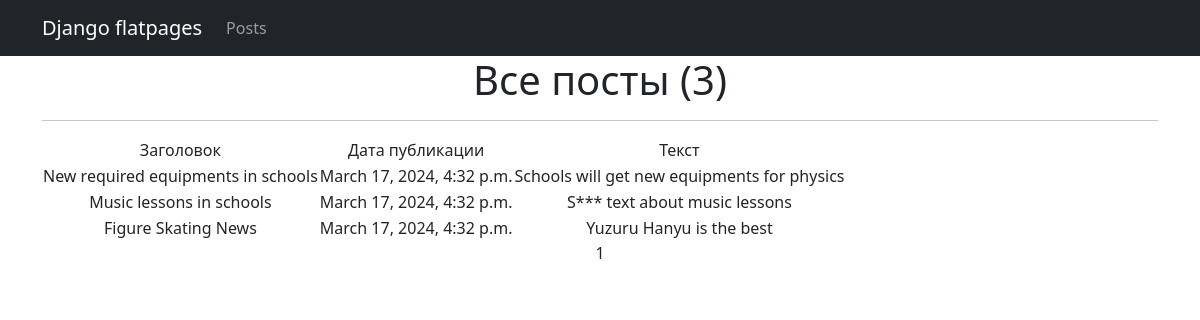
The app's page /posts/, older data.
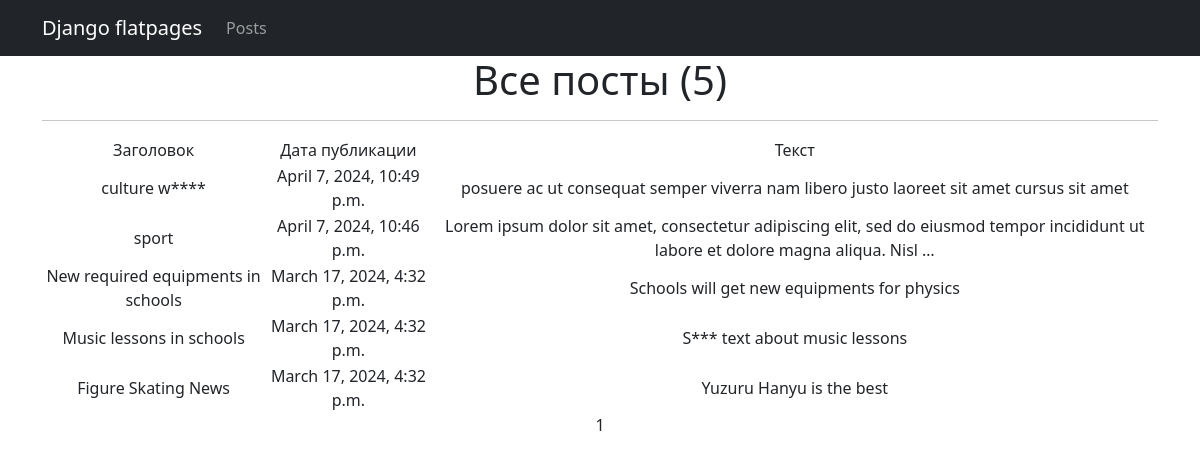
The same page, newer data.
### news/models.py (models this page shows, shortened)
class Post(models.Model):
    article = 'A'
    news = 'N'
    POSITIONS = [
        (article, 'Статья'),
        (news, 'Новость')
    ]
    author = models.ForeignKey(Author, on_delete = models.CASCADE)
    type = models.CharField(max_length=1, choices=POSITIONS, default = news)
    date_in = models.DateTimeField(auto_now_add=True)
    category = models.ManyToManyField(Category, through='PostCategory')
    title = models.CharField(max_length=255)
    text = models.TextField()
    rating = models.IntegerField(default=0)

### news/views.py (the view)
# urls.py: path('', PostsList.as_view(), name='posts'),
class PostsList(ListView):
    model = Post
    ordering = '-date_in'
    template_name = 'posts.html'
    context_object_name = 'posts'
    paginate_by = 10
    def get_context_data(self, **kwargs):
        context = super().get_context_data(**kwargs)
        context['-time_now'] = datetime.utcnow()
        context['filterset'] = self.filterset
        return context
    def get_queryset(self, **kwargs):
        queryset = super().get_queryset()
        self.filterset = PostFilter(self.request.GET, queryset)
        return self.filterset.qs

### news/templatetags/post_filters.py (called while the page is built)
@register.filter()
def censor(word):
    for i in BAD_WORDS:
        word = word.replace(i[1:], '*' * len(i[1:]))
    return word

### templates/posts.html (shortened to what this page needs)
{% extends 'flatpages/default.html' %}
{% load post_filters %}
{% block content %}
   <h1>Все посты ({{ posts|length }})</h1>
    <hr>
    {% if posts %}
        <table>
            <tr>
                <td>Заголовок</td>
                <td>Дата публикации</td>
                <td>Текст</td>
            </tr>
            {% for post in posts %}
            <tr>
               <td>{{ post.title|censor }}</td>
               <td>{{ post.date_in }}</td>
               <td>{{ post.text|truncatewords:20|censor }}</td>
            </tr>
            {% endfor %}
        </table>
    {% else %}
        <h2>Постов нет!</h2>
    {% endif %}
   {{ page_obj.number }}
{% endblock content %}

### templates/flatpages/default.html (shortened to what this page needs)
<!DOCTYPE html>
<html lang="en">
    <head>
        {% load static %}
        <link href="{% static 'css/styles.css' %}" rel="stylesheet" />
    </head>
    <body>
        <nav class="navbar navbar-expand-lg navbar-dark bg-dark static-top">
            <div class="container">
                <a class="navbar-brand" href="#">Django flatpages</a>
                <div class="collapse navbar-collapse" id="navbarResponsive">
                    <ul class="navbar-nav ml-auto">
                        <li class="nav-item active">
                            <a class="nav-link" href="/posts/">Posts</a>
                        </li>
                    </ul>
                </div>
            </div>
        </nav>
        <div class="container">
            <div class="row">
                <div class="col-lg-12 text-center">
                    {% block content %}{% endblock content %}
                </div>
            </div>
        </div>
    </body>
</html>

Row changes from the older to the newer data that the page shows:
added Post: title|censor "culture w****", date_in "April 7, 2024, 10:49 p.m.", text|censor "posuere ac ut consequat semper viverra nam libero justo laoreet sit amet cursus sit amet"
added Post: title|censor "sport", date_in "April 7, 2024, 10:46 p.m.", text|censor "Lorem ipsum dolor sit amet, consectetur adipiscing elit, sed do eiusmod tempor incididunt ut labore et dolore magna aliqua. Nisl …"
Text that changed along with them:
{{ posts|length }}: "3" → "5"
